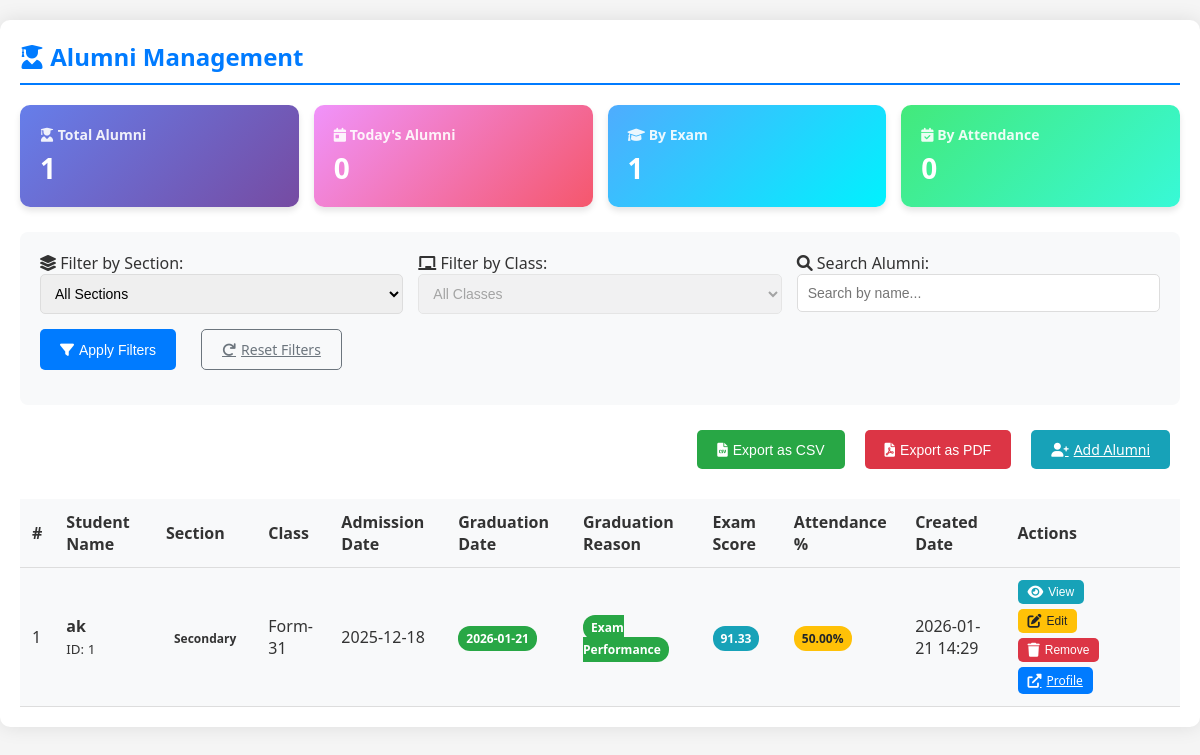
The app's page /views/admin/alumni/alumni.php (signed in) with its own data.
### tables this page shows
CREATE TABLE `app_settings` (
  `id` int(11) NOT NULL,
  `app_name` varchar(150) DEFAULT 'Admin Panel',
  `logo_path` varchar(255) DEFAULT NULL,
  `show_type` enum('text','logo') DEFAULT 'text',
  `updated_at` timestamp NOT NULL DEFAULT current_timestamp() ON UPDATE current_timestamp(),
  `language_id` int(11) DEFAULT 1
);

CREATE TABLE `alumni` (
  `id` int(11) NOT NULL,
  `student_id` int(11) NOT NULL,
  `class_id` int(11) NOT NULL,
  `section_id` int(11) NOT NULL,
  `graduation_date` date DEFAULT NULL,
  `graduation_reason` enum('exam_performance','attendance_performance','both') NOT NULL,
  `exam_score` decimal(6,2) DEFAULT NULL,
  `attendance_percentage` decimal(5,2) DEFAULT NULL,
  `created_at` timestamp NOT NULL DEFAULT current_timestamp(),
  `updated_at` timestamp(6) NULL DEFAULT NULL
);

CREATE TABLE `students` (
  `id` int(11) NOT NULL,
  `name` varchar(244) NOT NULL,
  `admission_date` date DEFAULT NULL,
  `dob` date DEFAULT NULL,
  `gender` enum('male','female') DEFAULT 'male',
  `address` text DEFAULT NULL,
  `guardian_name` varchar(200) DEFAULT NULL,
  `guardian_phone` varchar(50) DEFAULT NULL,
  `guardian_email` varchar(150) DEFAULT NULL,
  `created_at` timestamp NOT NULL DEFAULT current_timestamp()
);

CREATE TABLE `sections` (
  `id` int(11) NOT NULL,
  `name` varchar(50) NOT NULL,
  `payable` tinyint(1) NOT NULL DEFAULT 1 COMMENT '1 = Payable, 0 = Free/Scholarship'
);

CREATE TABLE `classes` (
  `id` int(11) NOT NULL,
  `name` varchar(150) NOT NULL,
  `created_at` timestamp NOT NULL DEFAULT current_timestamp(),
  `section_id` int(11) DEFAULT NULL
);

### views/admin/alumni/alumni.php (the view, shortened to what this page needs)
<?php
require_once __DIR__ . '/../../../config/db.php';
$settings = $conn->query("SELECT language_id FROM app_settings ORDER BY id DESC LIMIT 1")->fetch_assoc();
$currentLangId = $settings['language_id'] ?? 1;
function t($key, $replacements = []) {
    global $translations, $currentLangId;
    $text = $translations[$currentLangId][$key] ?? $key;
    return $text;
}
function translateReason($reason) {
    switch($reason) {
        case 'exam_performance': return t('exam_performance');
    }
}
function is_finance() {
    return ($_SESSION['role'] ?? '') === 'Finance';
}
$theme_res = $conn->query("SELECT mode FROM theme LIMIT 1");
$theme = ($theme_res && $theme_row = $theme_res->fetch_assoc()) ? (int)$theme_row['mode'] : 1;
$is_dark = ($theme === 0);
$selected_section = isset($_GET['section']) ? intval($_GET['section']) : 0;
$search = isset($_GET['search']) ? $conn->real_escape_string($_GET['search']) : '';
?>
<!DOCTYPE html>
<html lang="<?= $currentLangId == 2 ? 'ar' : 'en' ?>"
      dir="<?= $currentLangId == 2 ? 'rtl' : 'ltr' ?>">
<head>
    <link rel="stylesheet" href="https://cdnjs.cloudflare.com/ajax/libs/font-awesome/6.0.0/css/all.min.css">
</head>
<body class="<?= $is_dark ? 'dark' : 'light' ?>">
    <div class="container">
        <h2><i class="fas fa-user-graduate"></i> <?= t('alumni_management') ?></h2>
        <?php
        $total_alumni = $conn->query("SELECT COUNT(*) as total FROM alumni")->fetch_assoc()['total'];
        $today_alumni = $conn->query("SELECT COUNT(*) as total FROM alumni WHERE DATE(created_at) = CURDATE()")->fetch_assoc()['total'];
        $exam_alumni = $conn->query("SELECT COUNT(*) as total FROM alumni WHERE graduation_reason = 'exam_performance'")->fetch_assoc()['total'];
        $attendance_alumni = $conn->query("SELECT COUNT(*) as total FROM alumni WHERE graduation_reason = 'attendance_performance'")->fetch_assoc()['total'];
        ?>
        <div class="statistics-section">
            <div class="stat-card">
                <h3><i class="fas fa-user-graduate"></i> <?= t('total_alumni') ?></h3>
                <div class="value"><?= number_format($total_alumni) ?></div>
            </div>
            <div class="stat-card" style="background: linear-gradient(135deg, #f093fb 0%, #f5576c 100%);">
                <h3><i class="fas fa-calendar-day"></i> <?= t('todays_alumni') ?></h3>
                <div class="value"><?= number_format($today_alumni) ?></div>
            </div>
            <div class="stat-card" style="background: linear-gradient(135deg, #4facfe 0%, #00f2fe 100%);">
                <h3><i class="fas fa-graduation-cap"></i> <?= t('by_exam') ?></h3>
                <div class="value"><?= number_format($exam_alumni) ?></div>
            </div>
            <div class="stat-card" style="background: linear-gradient(135deg, #43e97b 0%, #38f9d7 100%);">
                <h3><i class="fas fa-calendar-check"></i> <?= t('by_attendance') ?></h3>
                <div class="value"><?= number_format($attendance_alumni) ?></div>
            </div>
        </div>
        <div class="filter-section">
            <form method="GET" id="filterForm">
                <div class="form-row">
                    <div class="form-group">
                        <label for="section"><i class="fas fa-layer-group"></i> <?= t('filter_by_section') ?>:</label>
                        <select id="section" name="section" class="form-control" onchange="loadClassesForFilter()">
                            <option value=""><?= t('all_sections') ?></option>
                        </select>
                    </div>
                    <div class="form-group">
                        <label for="class"><i class="fas fa-chalkboard"></i> <?= t('filter_by_class') ?>:</label>
                        <select id="class" name="class" class="form-control" <?= !$selected_section ? 'disabled' : '' ?>>
                            <option value=""><?= t('all_classes') ?></option>
                        </select>
                    </div>
                    <div class="form-group">
                        <label for="search"><i class="fas fa-search"></i> <?= t('search_alumni') ?>:</label>
                        <input type="text" id="search" name="search" class="form-control" placeholder="<?= t('search_by_name') ?>" value="<?= htmlspecialchars($search) ?>">
                    </div>
                </div>
                <div class="form-row">
                    <button type="submit" class="btn btn-primary">
                        <i class="fas fa-filter"></i> <?= t('apply_filters') ?>
                    </button>
                    <a href="?" class="btn btn-outline-secondary">
                        <i class="fas fa-redo"></i> <?= t('reset_filters') ?>
                    </a>
                </div>
            </form>
        </div>
        <div class="export-buttons">
            <button class="btn btn-success" onclick="exportData('csv')">
                <i class="fas fa-file-csv"></i> <?= t('export_csv') ?>
            </button>
            <button class="btn btn-danger" onclick="exportData('pdf')">
                <i class="fas fa-file-pdf"></i> <?= t('export_pdf') ?>
            </button>
            <?php if(!is_finance()): ?>
            <a href="add_alumni.php" class="btn btn-info">
                <i class="fas fa-user-plus"></i> <?= t('add_alumni') ?>
            </a>
            <?php endif; ?>
        </div>
        <div class="table-container">
            <?php
            $query = "
                SELECT
                    a.id as alumni_id,
                    a.graduation_date,
                    a.graduation_reason,
                    a.exam_score,
                    a.attendance_percentage,
                    a.created_at,
                    s.id as student_id,
                    s.name as student_name,
                    s.admission_date,
                    s.dob,
                    s.gender,
                    c.name as class_name,
                    sec.name as section_name
                FROM alumni a
                INNER JOIN students s ON a.student_id = s.id
                INNER JOIN classes c ON a.class_id = c.id
                INNER JOIN sections sec ON a.section_id = sec.id
                WHERE 1=1
            ";
            $query .= " ORDER BY a.created_at DESC, sec.name, c.name, s.name";
            $stmt = $conn->prepare($query);
            $stmt->execute();
            $alumni_result = $stmt->get_result();
            if ($alumni_result->num_rows > 0):
            ?>
                <table class="table table-striped table-hover">
                    <thead>
                        <tr>
                            <th>#</th>
                            <th><?= t('student_name') ?></th>
                            <th><?= t('section') ?></th>
                            <th><?= t('class') ?></th>
                            <th><?= t('admission_date') ?></th>
                            <th><?= t('graduation_date') ?></th>
                            <th><?= t('graduation_reason') ?></th>
                            <th><?= t('exam_score') ?></th>
                            <th><?= t('attendance_percentage') ?></th>
                            <th><?= t('created_date') ?></th>
                            <th><?= t('actions') ?></th>
                        </tr>
                    </thead>
                    <tbody>
                        <?php
                        $counter = 1;
                        while ($alumni = $alumni_result->fetch_assoc()):
                            $badge_class = '';
                            switch($alumni['graduation_reason']) {
                                case 'exam_performance': $badge_class = 'badge-success'; break;
                            }
                        ?>
                            <tr>
                                <td><?= $counter++ ?></td>
                                <td>
                                    <strong><?= htmlspecialchars($alumni['student_name']) ?></strong>
                                    <br>
                                    <small class="text-muted"><?= t('id') ?>: <?= $alumni['student_id'] ?></small>
                                </td>
                                <td>
                                    <span class="badge badge-primary"><?= htmlspecialchars($alumni['section_name']) ?></span>
                                </td>
                                <td><?= htmlspecialchars($alumni['class_name']) ?></td>
                                <td><?= $alumni['admission_date'] ?></td>
                                <td>
                                    <span class="badge badge-success"><?= $alumni['graduation_date'] ?></span>
                                </td>
                                <td>
                                    <span class="badge <?= $badge_class ?>">
                                        <?= translateReason($alumni['graduation_reason']) ?>
                                    </span>
                                </td>
                                <td>
                                    <?php if ($alumni['exam_score']): ?>
                                        <span class="badge badge-info"><?= number_format($alumni['exam_score'], 2) ?></span>
                                    <?php else: ?>
                                        <span class="text-muted">-</span>
                                    <?php endif; ?>
                                </td>
                                <td>
                                    <?php if ($alumni['attendance_percentage']): ?>
                                        <span class="badge badge-warning"><?= number_format($alumni['attendance_percentage'], 2) ?>%</span>
                                    <?php else: ?>
                                        <span class="text-muted">-</span>
                                    <?php endif; ?>
                                </td>
                                <td><?= date('Y-m-d H:i', strtotime($alumni['created_at'])) ?></td>
                                <td>
                                    <div class="action-buttons">
                                        <button class="btn btn-info btn-sm" onclick="viewAlumniDetails(<?= $alumni['alumni_id'] ?>)">
                                            <i class="fas fa-eye"></i> <?= t('view') ?>
                                        </button>
                                        <?php if(!is_finance()): ?>
                                        <button class="btn btn-warning btn-sm" onclick="editAlumni(<?= $alumni['alumni_id'] ?>)">
                                            <i class="fas fa-edit"></i> <?= t('edit') ?>
                                        </button>
                                        <button class="btn btn-danger btn-sm" onclick="showRemoveModal(<?= $alumni['alumni_id'] ?>, '<?= htmlspecialchars($alumni['student_name']) ?>')">
                                            <i class="fas fa-trash"></i> <?= t('remove') ?>
                                        </button>
                                        <?php endif; ?>
                                        <a href="alumni_profile.php?id=<?= $alumni['student_id'] ?>" class="btn btn-primary btn-sm" target="_blank">
                                            <i class="fas fa-external-link-alt"></i> <?= t('profile') ?>
                                        </a>
                                    </div>
                                </td>
                            </tr>
                        <?php endwhile; ?>
                    </tbody>
                </table>
            <?php endif; ?>
        </div>
    </div>
</body>
</html>

### views/admin/alumni/alumni.php (style rules this page uses)
* { margin: 0; padding: 0; box-sizing: border-box; }
body { font-family: 'Segoe UI', Tahoma, Geneva, Verdana, sans-serif; transition: all 0.3s ease; min-height: 100vh; }
body.light { background-color: #f5f5f5; color: #333; }
body.dark .form-control, body.dark .table, body.dark .btn-outline-secondary, body.dark .card, { background-color: #3d3d3d; color: #ffffff; border-color: #555; }
.container { max-width: 1600px; margin: 20px auto; padding: 20px; background-color: #fff; border-radius: 10px; box-shadow: 0 0 20px rgba(0, 0, 0, 0.1); }
h2 { margin-bottom: 20px; padding-bottom: 10px; border-bottom: 2px solid #007bff; color: #007bff; }
.filter-section { background-color: #f8f9fa; padding: 20px; border-radius: 8px; margin-bottom: 25px; }
.form-row { display: flex; gap: 15px; margin-bottom: 15px; flex-wrap: wrap; }
.form-group { flex: 1; min-width: 200px; }
.form-control { width: 100%; padding: 10px; border: 1px solid #ddd; border-radius: 5px; font-size: 14px; }
.btn { padding: 10px 20px; border: none; border-radius: 5px; cursor: pointer; font-size: 14px; transition: all 0.3s; margin-right: 10px; display: inline-flex; align-items: center; gap: 5px; }
.btn i { font-size: 14px; }
.btn-primary { background-color: #007bff; color: white; }
.btn-success { background-color: #28a745; color: white; }
.btn-warning { background-color: #ffc107; color: #212529; }
.btn-danger { background-color: #dc3545; color: white; }
.btn-info { background-color: #17a2b8; color: white; }
.btn-outline-secondary { background-color: transparent; border: 1px solid #6c757d; color: #6c757d; }
.table-container { overflow-x: auto; margin-top: 20px; }
.table { width: 100%; border-collapse: collapse; margin-top: 10px; }
.table th, .table td { padding: 12px; text-align: left; border-bottom: 1px solid #ddd; }
.table th { background-color: #f8f9fa; font-weight: 600; position: sticky; top: 0; }
.table-striped tbody tr:nth-of-type(odd) { background-color: #f8f9fa; }
.statistics-section { display: grid; grid-template-columns: repeat(auto-fit, minmax(200px, 1fr)); gap: 15px; margin-bottom: 25px; }
.stat-card { background: linear-gradient(135deg, #667eea 0%, #764ba2 100%); color: white; padding: 20px; border-radius: 10px; box-shadow: 0 4px 6px rgba(0, 0, 0, 0.1); }
.stat-card h3 { font-size: 14px; margin-bottom: 5px; opacity: 0.9; }
.stat-card .value { font-size: 28px; font-weight: bold; }
.badge { padding: 4px 8px; border-radius: 12px; font-size: 12px; font-weight: 600; }
.badge-success { background-color: #28a745; color: white; }
.badge-warning { background-color: #ffc107; color: #212529; }
.badge-info { background-color: #17a2b8; color: white; }
.action-buttons { display: flex; gap: 5px; flex-wrap: wrap; }
.btn-sm { padding: 5px 10px; font-size: 12px; }
.export-buttons { margin-bottom: 15px; display: flex; gap: 10px; justify-content: flex-end; }

### records on screen
app_settings: language "Alumni Management", language "Total Alumni", language "Today's Alumni", language "By Exam", language "By Attendance", language "Filter by Section", section "All Sections", language "Filter by Class", class "All Classes", language "Search Alumni", search "Search by name...", language "Apply Filters", language "Reset Filters", language "Export as CSV", language "Export as PDF", language "Add Alumni", language "Student Name", language "Section", language "Class", language "Admission Date", language "Graduation Date", language "Graduation Reason", language "Exam Score", language "Attendance %", language "Created Date", language "Actions", language "ID", language "View", language "Edit", language "Remove", language "Profile"
alumni: student.name "ak", student "1", sections.name "Secondary", class.name "Form-31", student.admission_date "2025-12-18", graduation_date "2026-01-21", exam_score "91.33", attendance_percentage "50.00", created_at "2026-01-21 14:29"

### other values on screen
$total_alumni "1"
$today_alumni "0"
$exam_alumni "1"
$attendance_alumni "0"
